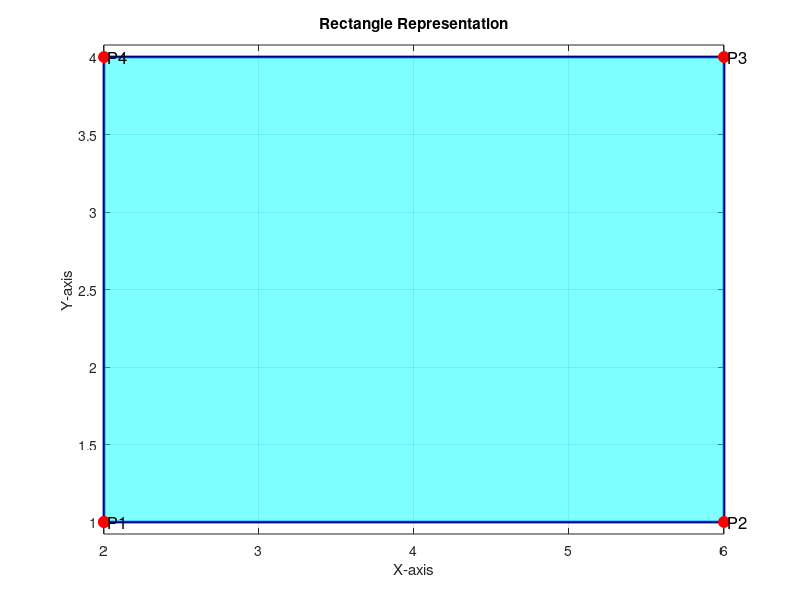

MATLAB code for this plot:
clc; clear; close all;

% Define rectangle vertices
X = [2, 6, 6, 2, 2];  % X-coordinates (closed loop)
Y = [1, 1, 4, 4, 1];  % Y-coordinates

% Plot rectangle
figure;
plot(X, Y, 'b-', 'LineWidth', 2); hold on;
fill(X, Y, 'c', 'FaceAlpha', 0.5);  % Fill with transparency

% Plot vertices
plot(X, Y, 'ro', 'MarkerSize', 8, 'MarkerFaceColor', 'r');

% Label vertices
text(X(1), Y(1), ' P1', 'FontSize', 12);
text(X(2), Y(2), ' P2', 'FontSize', 12);
text(X(3), Y(3), ' P3', 'FontSize', 12);
text(X(4), Y(4), ' P4', 'FontSize', 12);

% Formatting
xlabel('X-axis');
ylabel('Y-axis');
title('Rectangle Representation');
axis equal; grid on;
